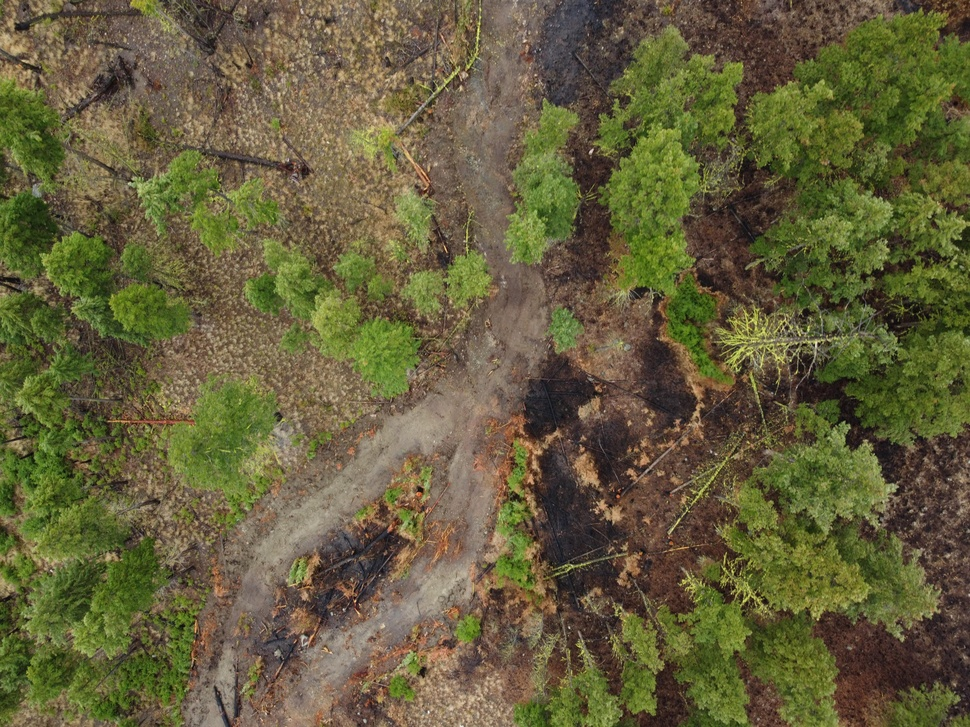
#> input picture dataset_samples/nadirimage.jpg, 970 x 727 px, shrunk from 4000 x 3000 before the run
$ python -i image_utils.py   (imports and definitions only)
#> lines starting #> are read from the running program, lines starting #| are printed output that depends on the picture; after the words box and inside, x2 and y2 are one past the last pixel; in counts of white or black regions, pixels touching at a corner belong together
#> further down, picture is the input picture: shape (727, 970, 3); mean B, G, R 60.1, 94.9, 100.6

import cv2
import numpy as np

def is_high_contrast(image, threshold=70):
    """
    Checks whether an image is high contrast based on the variance of pixel intensities.

    Parameters:
    - image: Input image (in BGR format).
    - threshold: Variance threshold to determine high contrast.

    Returns:
    - True if high contrast, False otherwise.
    """
    gray_image = cv2.cvtColor(image, cv2.COLOR_BGR2GRAY)
    std_dev = np.std(gray_image)
    return std_dev >= threshold

def increase_highlights_auto_threshold(img, highlight_amount=2, percentile=50):
    """
    Increases highlights in the image by brightening the brightest regions.
    Automatically determines a threshold based on the brightness distribution.

    Parameters:
    - image_path: Path to the image file.
    - highlight_amount: Multiplier for highlight brightness (e.g., 1.2 = 20% increase).
    - percentile: Percentile to use for determining the brightness threshold.

    Returns:
    - Processed image with increased highlights.
    """
#> called with highlight_amount = 2, percentile = 50
    # Load the image
    # image = cv2.imread(image_path)
    image = img.copy()
    image = cv2.cvtColor(image, cv2.COLOR_BGR2RGB)  # Convert to RGB for display

    # Convert to HSV (Hue, Saturation, Value) for better control over brightness
    hsv = cv2.cvtColor(image, cv2.COLOR_RGB2HSV)
#> hsv: shape (727, 970, 3); mean H, S, V 27, 113, 105.6
    h, s, v = cv2.split(hsv)
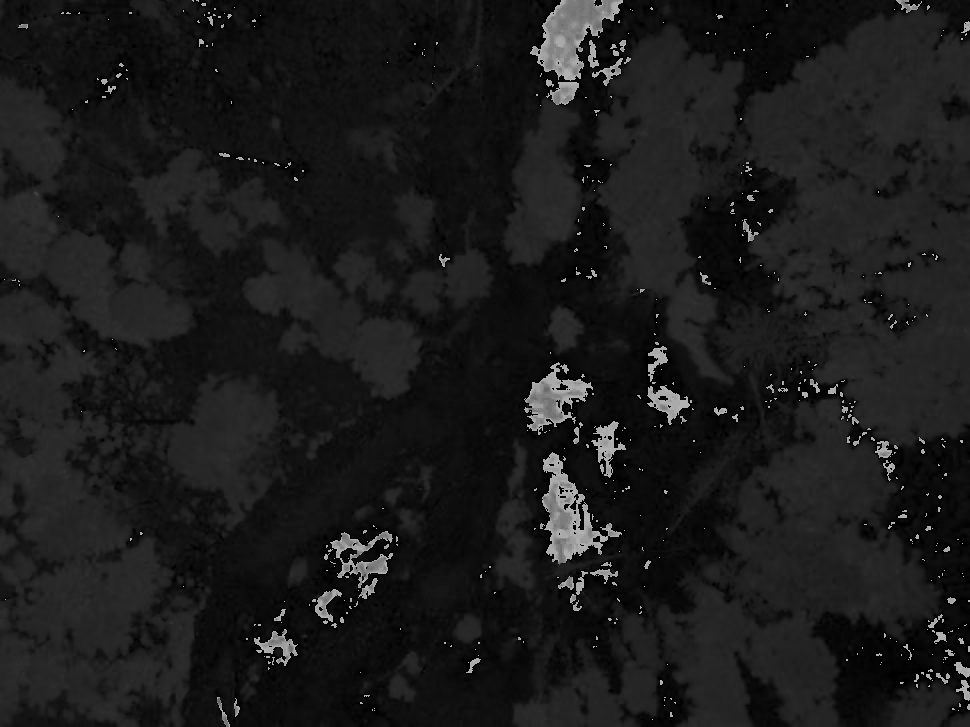
#> h: shape (727, 970); min 0, max 179, mean 27
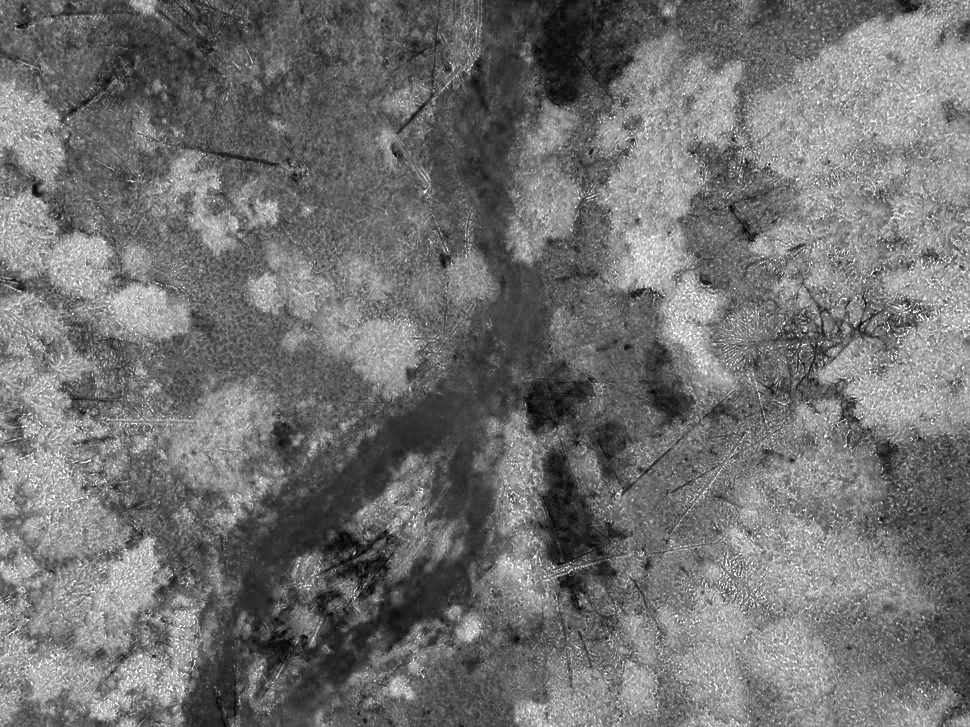
#> s: shape (727, 970); min 0, max 255, mean 113
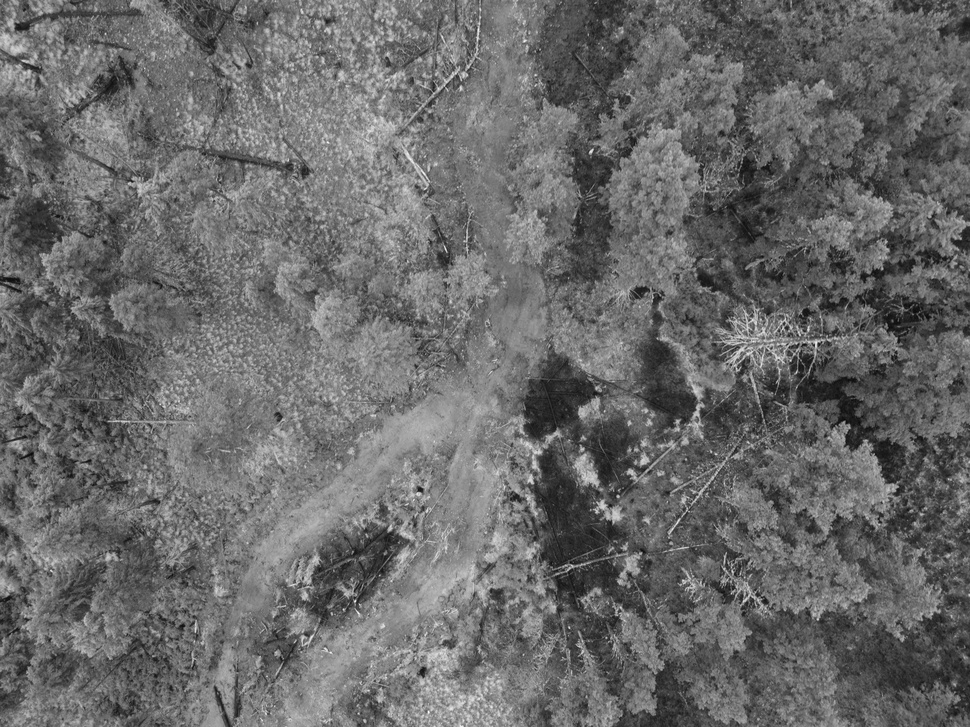
#> v: shape (727, 970); min 7, max 255, mean 105.6

    # Calculate the percentile threshold based on brightness values
    threshold = np.percentile(v, percentile)
#> threshold = 107

    # Increase brightness only for pixels above the threshold
    highlight_mask = v > threshold
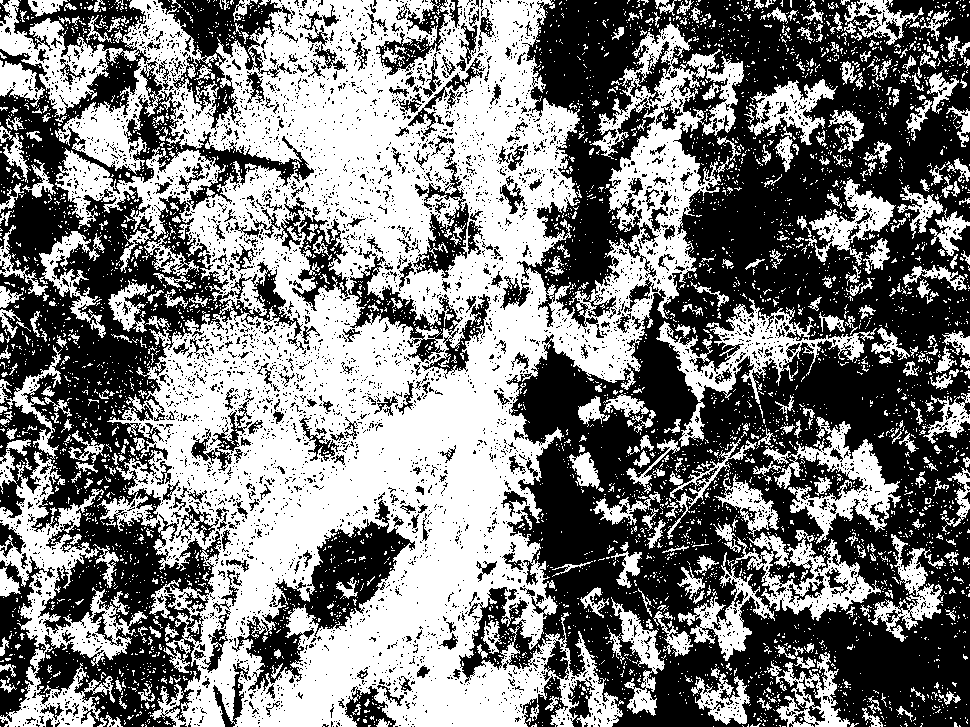
#> highlight_mask: shape (727, 970) bool; 48.9% white; 4782 white regions (4374 under 20 px), largest, box (x1, y1, x2, y2) and area: (0, 0, 744, 727) 241355, (0, 451, 148, 727) 11802, (678, 530, 881, 661) 7088
    v[highlight_mask] = np.clip(v[highlight_mask] * highlight_amount, 0, 255)
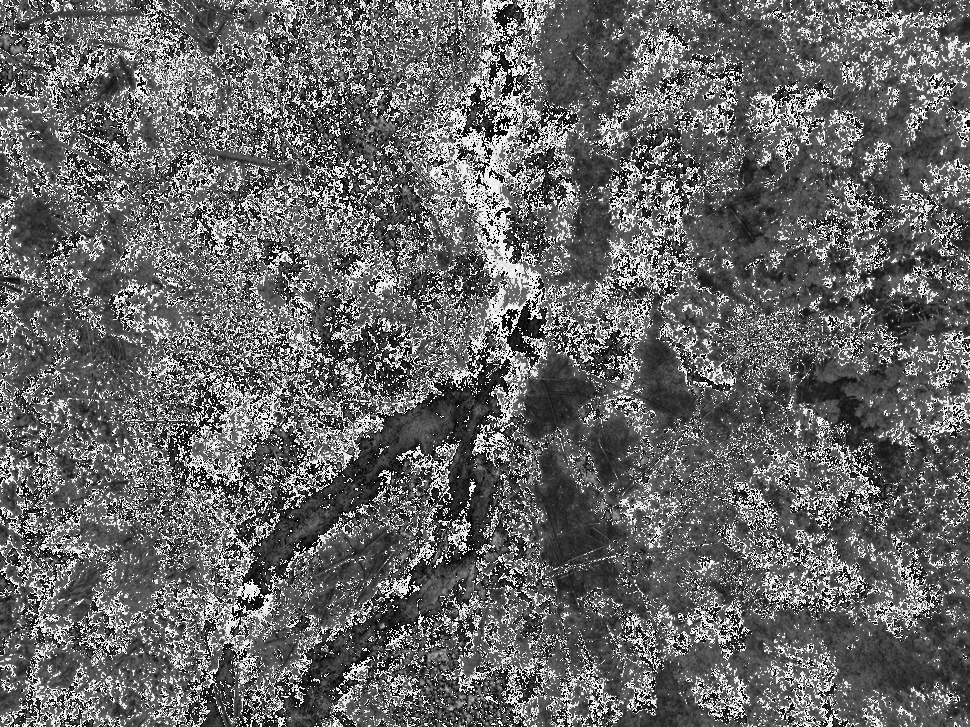
#> v: shape (727, 970); min 0, max 254, mean 102

    # Merge channels back and convert to RGB
    hsv_highlighted = cv2.merge([h, s, v])
#> hsv_highlighted: shape (727, 970, 3); mean H, S, V 27, 113, 102
    highlighted_image = cv2.cvtColor(hsv_highlighted, cv2.COLOR_HSV2RGB)
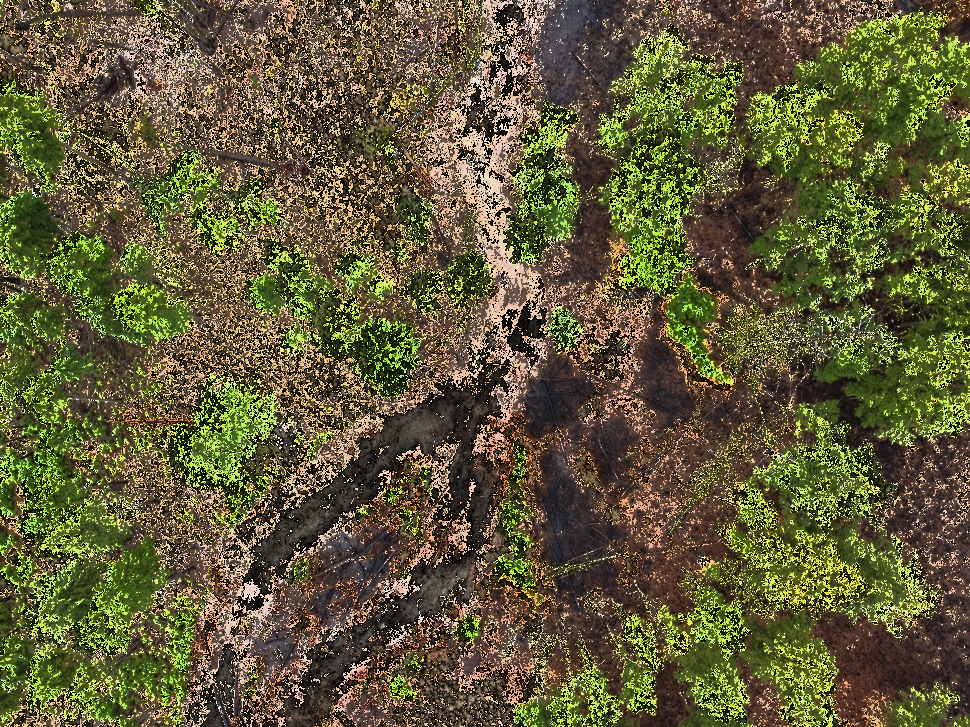
#> highlighted_image: shape (727, 970, 3); mean R, G, B 96.5, 91.4, 55.8

    # Save the processed image
    highlighted_image_bgr = cv2.cvtColor(highlighted_image, cv2.COLOR_RGB2BGR)  # Convert back to BGR for saving
    return highlighted_image

def detect_green_areas(image):
    hsv_image = cv2.cvtColor(image, cv2.COLOR_BGR2HSV)
    lower_green = np.array([25, 40, 20])
    upper_green = np.array([100, 255, 180])
    return cv2.inRange(hsv_image, lower_green, upper_green)

>>> import cv2
>>> picture = cv2.imread('../../../dataset_samples/nadirimage.jpg')
>>> result = increase_highlights_auto_threshold(picture)

$ run again, on dataset_samples/Beetle-Fire Tree.PNG
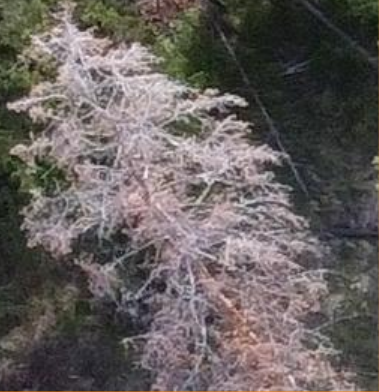
#> input picture dataset_samples/Beetle-Fire Tree.PNG, 379 x 392 px
#> picture is the input picture: shape (392, 379, 3); mean B, G, R 93.9, 95.7, 101.9
#> hsv: shape (392, 379, 3); mean H, S, V 90.2, 34.3, 103.7
#> threshold = 97
#> in increase_highlights_auto_threshold, `highlight_mask = v > threshold`:
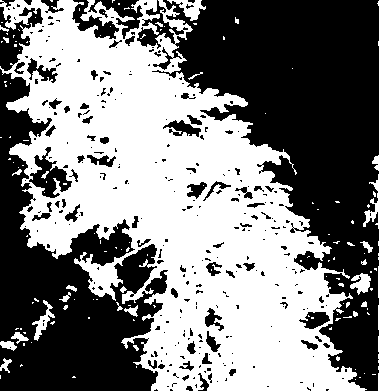
#> highlight_mask: shape (392, 379) bool; 49.8% white; 142 white regions (114 under 20 px), largest, box (x1, y1, x2, y2) and area: (0, 0, 379, 392) 71295, (167, 0, 206, 21) 339, (32, 300, 55, 341) 282
#> hsv_highlighted: shape (392, 379, 3); mean H, S, V 90.2, 34.3, 87.3
#> in increase_highlights_auto_threshold, `highlighted_image = cv2.cvtColor(hsv_highlighted, cv2.COLOR_HSV2RGB)`:
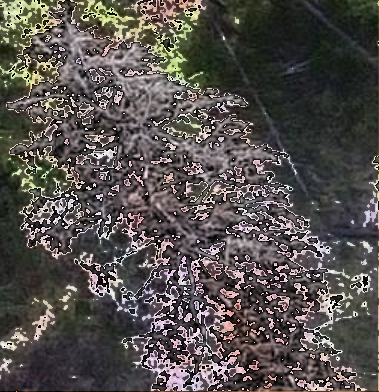
#> highlighted_image: shape (392, 379, 3); mean R, G, B 85.3, 80.6, 78
